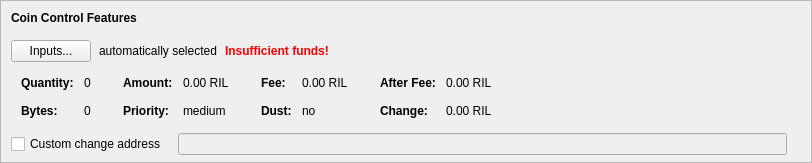
    <widget class="QFrame" name="frameCoinControl">
     <property name="sizePolicy">
      <sizepolicy hsizetype="Expanding" vsizetype="Expanding">
       <horstretch>0</horstretch>
       <verstretch>0</verstretch>
      </sizepolicy>
     </property>
     <property name="maximumSize">
      <size>
       <width>16777215</width>
       <height>16777215</height>
      </size>
     </property>
     <property name="frameShape">
      <enum>QFrame::StyledPanel</enum>
     </property>
     <property name="frameShadow">
      <enum>QFrame::Sunken</enum>
     </property>
     <layout class="QVBoxLayout" name="verticalLayoutCoinControl2">
      <property name="spacing">
       <number>0</number>
      </property>
      <property name="leftMargin">
       <number>0</number>
      </property>
      <property name="topMargin">
       <number>0</number>
      </property>
      <property name="rightMargin">
       <number>0</number>
      </property>
      <property name="bottomMargin">
       <number>6</number>
      </property>
      <item>
       <layout class="QVBoxLayout" name="verticalLayoutCoinControl" stretch="0,0,0,0,1">
        <property name="spacing">
         <number>0</number>
        </property>
        <property name="leftMargin">
         <number>10</number>
        </property>
        <property name="topMargin">
         <number>10</number>
        </property>
        <item>
         <layout class="QHBoxLayout" name="horizontalLayoutCoinControl1">
          <property name="bottomMargin">
           <number>15</number>
          </property>
          <item>
           <widget class="QLabel" name="labelCoinControlFeatures">
            <property name="sizePolicy">
             <sizepolicy hsizetype="Preferred" vsizetype="Maximum">
              <horstretch>0</horstretch>
              <verstretch>0</verstretch>
             </sizepolicy>
            </property>
            <property name="font">
             <font>
              <weight>75</weight>
              <bold>true</bold>
             </font>
            </property>
            <property name="styleSheet">
             <string notr="true">font-weight:bold;</string>
            </property>
            <property name="text">
             <string>Coin Control Features</string>
            </property>
           </widget>
          </item>
         </layout>
        </item>
        <item>
         <layout class="QHBoxLayout" name="horizontalLayoutCoinControl2" stretch="0,0,0,0">
          <property name="spacing">
           <number>8</number>
          </property>
          <property name="bottomMargin">
           <number>10</number>
          </property>
          <item>
           <widget class="QPushButton" name="pushButtonCoinControl">
            <property name="styleSheet">
             <string notr="true"/>
            </property>
            <property name="text">
             <string>Inputs...</string>
            </property>
            <property name="autoDefault">
             <bool>false</bool>
            </property>
           </widget>
          </item>
          <item>
           <widget class="QLabel" name="labelCoinControlAutomaticallySelected">
            <property name="text">
             <string>automatically selected</string>
            </property>
            <property name="margin">
             <number>5</number>
            </property>
           </widget>
          </item>
          <item>
           <widget class="QLabel" name="labelCoinControlInsuffFunds">
            <property name="font">
             <font>
              <weight>75</weight>
              <bold>true</bold>
             </font>
            </property>
            <property name="styleSheet">
             <string notr="true">color:red;font-weight:bold;</string>
            </property>
            <property name="text">
             <string>Insufficient funds!</string>
            </property>
            <property name="margin">
             <number>5</number>
            </property>
           </widget>
          </item>
          <item>
           <spacer name="horizontalSpacerCoinControl">
            <property name="orientation">
             <enum>Qt::Horizontal</enum>
            </property>
            <property name="sizeHint" stdset="0">
             <size>
              <width>40</width>
              <height>1</height>
             </size>
            </property>
           </spacer>
          </item>
         </layout>
        </item>
        <item>
         <widget class="QWidget" name="widgetCoinControl" native="true">
          <property name="sizePolicy">
           <sizepolicy hsizetype="Preferred" vsizetype="Preferred">
            <horstretch>0</horstretch>
            <verstretch>0</verstretch>
           </sizepolicy>
          </property>
          <property name="minimumSize">
           <size>
            <width>0</width>
            <height>0</height>
           </size>
          </property>
          <property name="styleSheet">
           <string notr="true"/>
          </property>
          <layout class="QHBoxLayout" name="horizontalLayoutCoinControl5">
           <property name="leftMargin">
            <number>0</number>
           </property>
           <property name="topMargin">
            <number>0</number>
           </property>
           <property name="rightMargin">
            <number>0</number>
           </property>
           <property name="bottomMargin">
            <number>0</number>
           </property>
           <item>
            <layout class="QHBoxLayout" name="horizontalLayoutCoinControl3" stretch="0,0,0,1">
             <property name="spacing">
              <number>20</number>
             </property>
             <property name="topMargin">
              <number>0</number>
             </property>
             <property name="bottomMargin">
              <number>10</number>
             </property>
             <item>
              <layout class="QFormLayout" name="formLayoutCoinControl1">
               <property name="horizontalSpacing">
                <number>10</number>
               </property>
               <property name="verticalSpacing">
                <number>14</number>
               </property>
               <property name="leftMargin">
                <number>10</number>
               </property>
               <property name="topMargin">
                <number>4</number>
               </property>
               <property name="rightMargin">
                <number>6</number>
               </property>
               <item row="0" column="0">
                <widget class="QLabel" name="labelCoinControlQuantityText">
                 <property name="font">
                  <font>
                   <weight>75</weight>
                   <bold>true</bold>
                  </font>
                 </property>
                 <property name="text">
                  <string>Quantity:</string>
                 </property>
                 <property name="margin">
                  <number>0</number>
                 </property>
                </widget>
               </item>
               <item row="0" column="1">
                <widget class="QLabel" name="labelCoinControlQuantity">
                 <property name="cursor">
                  <cursorShape>IBeamCursor</cursorShape>
                 </property>
                 <property name="contextMenuPolicy">
                  <enum>Qt::ActionsContextMenu</enum>
                 </property>
                 <property name="text">
                  <string notr="true">0</string>
                 </property>
                 <property name="margin">
                  <number>0</number>
                 </property>
                 <property name="textInteractionFlags">
                  <set>Qt::LinksAccessibleByMouse|Qt::TextSelectableByKeyboard|Qt::TextSelectableByMouse</set>
                 </property>
                </widget>
               </item>
               <item row="1" column="0">
                <widget class="QLabel" name="labelCoinControlBytesText">
                 <property name="font">
                  <font>
                   <weight>75</weight>
                   <bold>true</bold>
                  </font>
                 </property>
                 <property name="text">
                  <string>Bytes:</string>
                 </property>
                </widget>
               </item>
               <item row="1" column="1">
                <widget class="QLabel" name="labelCoinControlBytes">
                 <property name="cursor">
                  <cursorShape>IBeamCursor</cursorShape>
                 </property>
                 <property name="contextMenuPolicy">
                  <enum>Qt::ActionsContextMenu</enum>
                 </property>
                 <property name="text">
                  <string notr="true">0</string>
                 </property>
                 <property name="textInteractionFlags">
                  <set>Qt::LinksAccessibleByMouse|Qt::TextSelectableByKeyboard|Qt::TextSelectableByMouse</set>
                 </property>
                </widget>
               </item>
              </layout>
             </item>
             <item>
              <layout class="QFormLayout" name="formLayoutCoinControl2">
               <property name="horizontalSpacing">
                <number>10</number>
               </property>
               <property name="verticalSpacing">
                <number>14</number>
               </property>
               <property name="leftMargin">
                <number>6</number>
               </property>
               <property name="topMargin">
                <number>4</number>
               </property>
               <property name="rightMargin">
                <number>6</number>
               </property>
               <item row="0" column="0">
                <widget class="QLabel" name="labelCoinControlAmountText">
                 <property name="font">
                  <font>
                   <weight>75</weight>
                   <bold>true</bold>
                  </font>
                 </property>
                 <property name="text">
                  <string>Amount:</string>
                 </property>
                 <property name="margin">
                  <number>0</number>
                 </property>
                </widget>
               </item>
               <item row="0" column="1">
                <widget class="QLabel" name="labelCoinControlAmount">
                 <property name="cursor">
                  <cursorShape>IBeamCursor</cursorShape>
                 </property>
                 <property name="contextMenuPolicy">
                  <enum>Qt::ActionsContextMenu</enum>
                 </property>
                 <property name="text">
                  <string notr="true">0.00 RIL</string>
                 </property>
                 <property name="textInteractionFlags">
                  <set>Qt::LinksAccessibleByMouse|Qt::TextSelectableByKeyboard|Qt::TextSelectableByMouse</set>
                 </property>
                </widget>
               </item>
               <item row="1" column="0">
                <widget class="QLabel" name="labelCoinControlPriorityText">
                 <property name="font">
                  <font>
                   <weight>75</weight>
                   <bold>true</bold>
                  </font>
                 </property>
                 <property name="text">
                  <string>Priority:</string>
                 </property>
                </widget>
               </item>
               <item row="1" column="1">
                <widget class="QLabel" name="labelCoinControlPriority">
                 <property name="cursor">
                  <cursorShape>IBeamCursor</cursorShape>
                 </property>
                 <property name="contextMenuPolicy">
                  <enum>Qt::ActionsContextMenu</enum>
                 </property>
                 <property name="text">
                  <string notr="true">medium</string>
                 </property>
                 <property name="textInteractionFlags">
                  <set>Qt::LinksAccessibleByMouse|Qt::TextSelectableByKeyboard|Qt::TextSelectableByMouse</set>
                 </property>
                </widget>
               </item>
              </layout>
             </item>
             <item>
              <layout class="QFormLayout" name="formLayoutCoinControl3">
               <property name="horizontalSpacing">
                <number>10</number>
               </property>
               <property name="verticalSpacing">
                <number>14</number>
               </property>
               <property name="leftMargin">
                <number>6</number>
               </property>
               <property name="topMargin">
                <number>4</number>
               </property>
               <property name="rightMargin">
                <number>6</number>
               </property>
               <item row="0" column="0">
                <widget class="QLabel" name="labelCoinControlFeeText">
                 <property name="font">
                  <font>
                   <weight>75</weight>
                   <bold>true</bold>
                  </font>
                 </property>
                 <property name="text">
                  <string>Fee:</string>
                 </property>
                 <property name="margin">
                  <number>0</number>
                 </property>
                </widget>
               </item>
               <item row="0" column="1">
                <widget class="QLabel" name="labelCoinControlFee">
                 <property name="cursor">
                  <cursorShape>IBeamCursor</cursorShape>
                 </property>
                 <property name="contextMenuPolicy">
                  <enum>Qt::ActionsContextMenu</enum>
                 </property>
                 <property name="text">
                  <string notr="true">0.00 RIL</string>
                 </property>
                 <property name="textInteractionFlags">
                  <set>Qt::LinksAccessibleByMouse|Qt::TextSelectableByKeyboard|Qt::TextSelectableByMouse</set>
                 </property>
                </widget>
               </item>
               <item row="1" column="0">
                <widget class="QLabel" name="labelCoinControlLowOutputText">
                 <property name="font">
                  <font>
                   <weight>75</weight>
                   <bold>true</bold>
                  </font>
                 </property>
                 <property name="text">
                  <string>Dust:</string>
                 </property>
                </widget>
               </item>
               <item row="1" column="1">
                <widget class="QLabel" name="labelCoinControlLowOutput">
                 <property name="cursor">
                  <cursorShape>IBeamCursor</cursorShape>
                 </property>
                 <property name="contextMenuPolicy">
                  <enum>Qt::ActionsContextMenu</enum>
                 </property>
                 <property name="text">
                  <string notr="true">no</string>
                 </property>
                 <property name="textInteractionFlags">
                  <set>Qt::LinksAccessibleByMouse|Qt::TextSelectableByKeyboard|Qt::TextSelectableByMouse</set>
                 </property>
                </widget>
               </item>
              </layout>
             </item>
             <item>
              <layout class="QFormLayout" name="formLayoutCoinControl4">
               <property name="horizontalSpacing">
                <number>10</number>
               </property>
               <property name="verticalSpacing">
                <number>14</number>
               </property>
               <property name="leftMargin">
                <number>6</number>
               </property>
               <property name="topMargin">
                <number>4</number>
               </property>
               <property name="rightMargin">
                <number>6</number>
               </property>
               <item row="0" column="0">
                <widget class="QLabel" name="labelCoinControlAfterFeeText">
                 <property name="font">
                  <font>
                   <weight>75</weight>
                   <bold>true</bold>
                  </font>
                 </property>
                 <property name="text">
                  <string>After Fee:</string>
                 </property>
                 <property name="margin">
                  <number>0</number>
                 </property>
                </widget>
               </item>
               <item row="0" column="1">
                <widget class="QLabel" name="labelCoinControlAfterFee">
                 <property name="cursor">
                  <cursorShape>IBeamCursor</cursorShape>
                 </property>
                 <property name="contextMenuPolicy">
                  <enum>Qt::ActionsContextMenu</enum>
                 </property>
                 <property name="text">
                  <string notr="true">0.00 RIL</string>
                 </property>
                 <property name="textInteractionFlags">
                  <set>Qt::LinksAccessibleByMouse|Qt::TextSelectableByKeyboard|Qt::TextSelectableByMouse</set>
                 </property>
                </widget>
               </item>
               <item row="1" column="0">
                <widget class="QLabel" name="labelCoinControlChangeText">
                 <property name="font">
                  <font>
                   <weight>75</weight>
                   <bold>true</bold>
                  </font>
                 </property>
                 <property name="text">
                  <string>Change:</string>
                 </property>
                </widget>
               </item>
               <item row="1" column="1">
                <widget class="QLabel" name="labelCoinControlChange">
                 <property name="cursor">
                  <cursorShape>IBeamCursor</cursorShape>
                 </property>
                 <property name="contextMenuPolicy">
                  <enum>Qt::ActionsContextMenu</enum>
                 </property>
                 <property name="text">
                  <string notr="true">0.00 RIL</string>
                 </property>
                 <property name="textInteractionFlags">
                  <set>Qt::LinksAccessibleByMouse|Qt::TextSelectableByKeyboard|Qt::TextSelectableByMouse</set>
                 </property>
                </widget>
               </item>
              </layout>
             </item>
            </layout>
           </item>
          </layout>
         </widget>
        </item>
        <item>
         <layout class="QHBoxLayout" name="horizontalLayoutCoinControl4" stretch="0,0,0">
          <property name="spacing">
           <number>12</number>
          </property>
          <property name="sizeConstraint">
           <enum>QLayout::SetDefaultConstraint</enum>
          </property>
          <property name="topMargin">
           <number>5</number>
          </property>
          <property name="rightMargin">
           <number>5</number>
          </property>
          <item>
           <widget class="QCheckBox" name="checkBoxCoinControlChange">
            <property name="toolTip">
             <string>If this is activated, but the change address is empty or invalid, change will be sent to a newly generated address.</string>
            </property>
            <property name="text">
             <string>Custom change address</string>
            </property>
           </widget>
          </item>
          <item>
           <widget class="QValidatedLineEdit" name="lineEditCoinControlChange">
            <property name="enabled">
             <bool>false</bool>
            </property>
            <property name="sizePolicy">
             <sizepolicy hsizetype="Expanding" vsizetype="Fixed">
              <horstretch>0</horstretch>
              <verstretch>0</verstretch>
             </sizepolicy>
            </property>
           </widget>
          </item>
          <item>
           <widget class="QLabel" name="labelCoinControlChangeLabel">
            <property name="sizePolicy">
             <sizepolicy hsizetype="Preferred" vsizetype="Expanding">
              <horstretch>0</horstretch>
              <verstretch>0</verstretch>
             </sizepolicy>
            </property>
            <property name="minimumSize">
             <size>
              <width>0</width>
              <height>0</height>
             </size>
            </property>
            <property name="text">
             <string/>
            </property>
            <property name="margin">
             <number>3</number>
            </property>
           </widget>
          </item>
         </layout>
        </item>
        <item>
         <spacer name="verticalSpacerCoinControl">
          <property name="orientation">
           <enum>Qt::Vertical</enum>
          </property>
          <property name="sizeHint" stdset="0">
           <size>
            <width>800</width>
            <height>1</height>
           </size>
          </property>
         </spacer>
        </item>
       </layout>
      </item>
     </layout>
    </widget>
